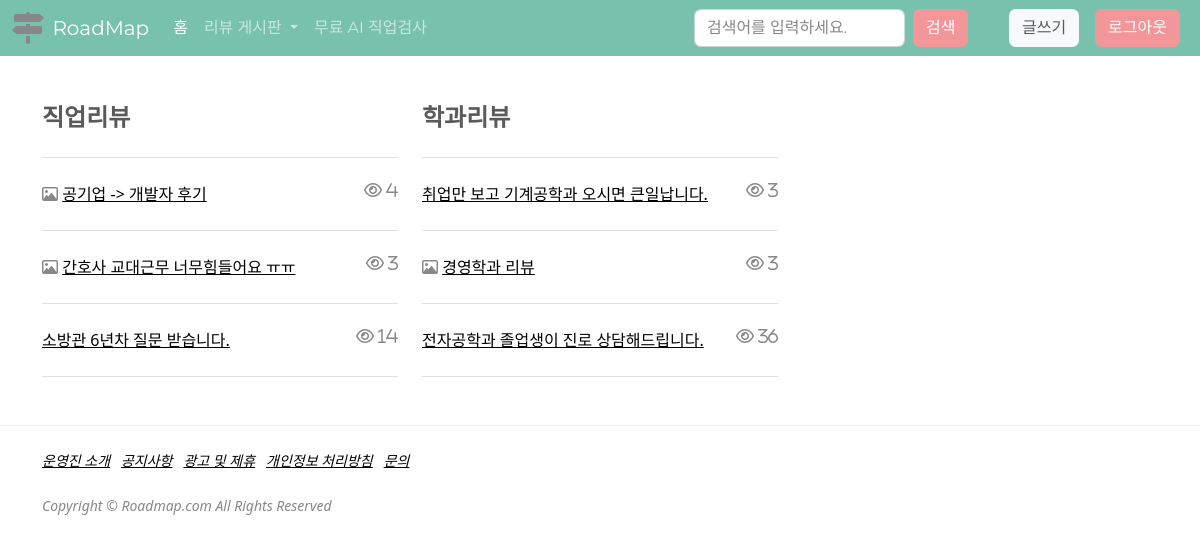
The app's page / (signed in) with its own data.
### board/models.py (models this page shows, shortened)
class Post(models.Model):
    title = models.CharField(max_length=200, verbose_name="제목")
    contents = models.TextField(verbose_name="내용")
    writer = models.ForeignKey(
        'user.BoardMember', on_delete=models.CASCADE, null=True, verbose_name="작성자")
    created_at = models.DateTimeField(
        auto_now_add=True, null=True, verbose_name="작성일")
    updated_at = models.DateTimeField(
        auto_now=True, null=True, verbose_name="최종수정일")
    view_count = models.PositiveIntegerField(default=0, verbose_name="조회수")
    like_count = models.IntegerField(null=True, verbose_name="좋아요수")
    name_choices = (('직업리뷰', '직업리뷰'), ('학과리뷰', '학과리뷰'))
    name = models.CharField(
        max_length=200, null=True, choices=name_choices, verbose_name="게시판명")
    class Meta:
        db_table = 'boards'
        verbose_name = '게시판'
        verbose_name_plural = '게시판'

### main/views.py (the view)
# urls.py: path('', index, name='index'),
def index(request):
    job_models = Post.objects.filter(name='직업리뷰').order_by('-id')
    major_models = Post.objects.filter(name='학과리뷰').order_by('-id')
    return render(request, 'index.html', {'job_models': job_models, 'major_models': major_models, })

### main/templates/index.html
{% extends "base.html" %}
{% block body %}
{% load static %}
<div class="container">
  <div class="row">
      <div class="col-sm-4">
          <h4>직업리뷰</h4>
          <hr class="my-4" />
          {% for job_model in job_models %}
          {% if job_model.photo_set.all %}
          <div class="post-preview">
            <i class="far fa-image"></i>
            <a href="{% url 'board_detail' job_model.pk %}">
              <h7>{{job_model.title}}</h7>
            </a>
            <i class="far fa-eye float-md-end"> {{job_model.view_count}}</i>
          </div>
          <hr class="my-4" />
          {% else %}
          <div class="post-preview">
            <a href="{% url 'board_detail' job_model.pk %}">
              <h7>{{job_model.title}}</h7>
            </a>
            <i class="far fa-eye float-md-end"> {{job_model.view_count}}</i>
          </div>
          <hr class="my-4" />
          {% endif %}
          {% endfor %}
      </div>
      <div class="col-sm-4">
          <h4>학과리뷰</h4>
          <hr class="my-4" />
          {% for major_model in major_models %}
          {% if major_model.photo_set.all %}
          <div class="post-preview">
              <i class="far fa-image"></i>
              <a href="{% url 'board_detail' major_model.pk %}">
                <h7>{{major_model.title}}</h7>
              </a>
              <i class="far fa-eye float-md-end"> {{major_model.view_count}}</i>
          </div>
          <hr class="my-4" />
          {% else %}
          <div class="post-preview">
            <a href="{% url 'board_detail' major_model.pk %}">
              <h7>{{major_model.title}}</h7>
            </a>
            <i class="far fa-eye float-md-end"> {{major_model.view_count}}</i>
          </div>
        <hr class="my-4" />
          {% endif %}
          {% endfor %}
      </div>
      <div class="col-sm-4"></div>
  </div>
</div>
{% endblock body %}

### records on screen
Post: title "공기업 -> 개발자 후기", view_count "4"
Post: title "간호사 교대근무 너무힘들어요 ㅠㅠ", view_count "3"
Post: title "소방관 6년차 질문 받습니다.", view_count "14"
Post: title "취업만 보고 기계공학과 오시면 큰일납니다.", view_count "3"
Post: title "경영학과 리뷰", view_count "3"
Post: title "전자공학과 졸업생이 진로 상담해드립니다.", view_count "36"
